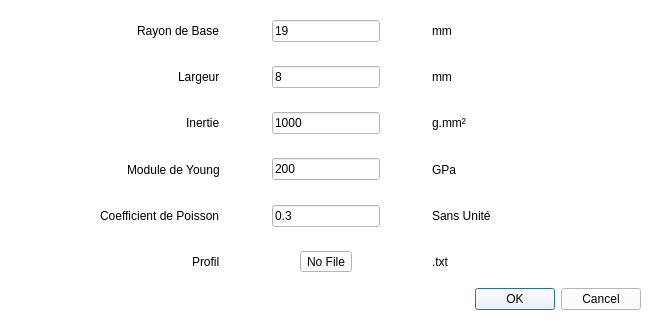
<?xml version="1.0" encoding="UTF-8"?>
<ui version="4.0">
 <class>CamDialog</class>
 <widget class="QDialog" name="CamDialog">
  <property name="geometry">
   <rect>
    <x>0</x>
    <y>0</y>
    <width>652</width>
    <height>321</height>
   </rect>
  </property>
  <property name="windowTitle">
   <string>Dialog</string>
  </property>
  <property name="styleSheet">
   <string notr="true">background-color: rgb(255, 255, 255);</string>
  </property>
  <layout class="QVBoxLayout" name="verticalLayout">
   <item>
    <widget class="QWidget" name="rbWidget" native="true">
     <layout class="QHBoxLayout" name="horizontalLayout">
      <item alignment="Qt::AlignRight">
       <widget class="QLabel" name="rbLabel">
        <property name="text">
         <string>Rayon de Base</string>
        </property>
       </widget>
      </item>
      <item alignment="Qt::AlignHCenter">
       <widget class="QLineEdit" name="rbEdit">
        <property name="text">
         <string>19</string>
        </property>
       </widget>
      </item>
      <item alignment="Qt::AlignLeft">
       <widget class="QLabel" name="rbUnitLabel">
        <property name="text">
         <string>mm</string>
        </property>
       </widget>
      </item>
     </layout>
    </widget>
   </item>
   <item>
    <widget class="QWidget" name="widthWidget" native="true">
     <layout class="QHBoxLayout" name="horizontalLayout_2">
      <item alignment="Qt::AlignRight">
       <widget class="QLabel" name="widthLabel">
        <property name="text">
         <string>Largeur</string>
        </property>
       </widget>
      </item>
      <item alignment="Qt::AlignHCenter">
       <widget class="QLineEdit" name="widthEdit">
        <property name="text">
         <string>8</string>
        </property>
       </widget>
      </item>
      <item alignment="Qt::AlignLeft">
       <widget class="QLabel" name="widthUnitLabel">
        <property name="text">
         <string>mm</string>
        </property>
       </widget>
      </item>
     </layout>
    </widget>
   </item>
   <item>
    <widget class="QWidget" name="inertiaWidget" native="true">
     <layout class="QHBoxLayout" name="horizontalLayout_3">
      <item alignment="Qt::AlignRight">
       <widget class="QLabel" name="inertiaLabel">
        <property name="text">
         <string>Inertie</string>
        </property>
       </widget>
      </item>
      <item alignment="Qt::AlignHCenter">
       <widget class="QLineEdit" name="inertiaEdit">
        <property name="text">
         <string>1000</string>
        </property>
       </widget>
      </item>
      <item alignment="Qt::AlignLeft">
       <widget class="QLabel" name="inertiaUnitLabel">
        <property name="text">
         <string>g.mm²</string>
        </property>
       </widget>
      </item>
     </layout>
    </widget>
   </item>
   <item>
    <widget class="QWidget" name="youngWidget" native="true">
     <layout class="QHBoxLayout" name="horizontalLayout_4">
      <item alignment="Qt::AlignRight">
       <widget class="QLabel" name="youngLabel">
        <property name="text">
         <string>Module de Young</string>
        </property>
       </widget>
      </item>
      <item alignment="Qt::AlignHCenter">
       <widget class="QLineEdit" name="youngEdit">
        <property name="text">
         <string>200</string>
        </property>
       </widget>
      </item>
      <item alignment="Qt::AlignLeft">
       <widget class="QLabel" name="youngUnitLabel">
        <property name="text">
         <string>GPa</string>
        </property>
       </widget>
      </item>
     </layout>
    </widget>
   </item>
   <item>
    <widget class="QWidget" name="poissonWidget" native="true">
     <layout class="QHBoxLayout" name="horizontalLayout_5">
      <item alignment="Qt::AlignRight">
       <widget class="QLabel" name="poissonLabel">
        <property name="text">
         <string>Coefficient de Poisson</string>
        </property>
       </widget>
      </item>
      <item alignment="Qt::AlignHCenter">
       <widget class="QLineEdit" name="poissonEdit">
        <property name="text">
         <string>0.3</string>
        </property>
       </widget>
      </item>
      <item>
       <widget class="QLabel" name="poissonUnitLabel">
        <property name="text">
         <string>Sans Unité</string>
        </property>
       </widget>
      </item>
     </layout>
    </widget>
   </item>
   <item>
    <widget class="QWidget" name="profileWidget" native="true">
     <layout class="QHBoxLayout" name="horizontalLayout_6">
      <item alignment="Qt::AlignRight">
       <widget class="QLabel" name="profileLabel">
        <property name="text">
         <string>Profil</string>
        </property>
       </widget>
      </item>
      <item alignment="Qt::AlignHCenter">
       <widget class="QToolButton" name="browseProfileButton">
        <property name="contextMenuPolicy">
         <enum>Qt::DefaultContextMenu</enum>
        </property>
        <property name="text">
         <string>No File</string>
        </property>
        <property name="icon">
         <iconset resource="resources/resources.qrc">
          <normaloff>:/icons/icons/folder-icon.svg</normaloff>:/icons/icons/folder-icon.svg</iconset>
        </property>
        <property name="popupMode">
         <enum>QToolButton::InstantPopup</enum>
        </property>
        <property name="toolButtonStyle">
         <enum>Qt::ToolButtonTextBesideIcon</enum>
        </property>
        <property name="autoRaise">
         <bool>false</bool>
        </property>
       </widget>
      </item>
      <item alignment="Qt::AlignLeft">
       <widget class="QLabel" name="profileUnitLabel">
        <property name="text">
         <string>.txt</string>
        </property>
       </widget>
      </item>
     </layout>
    </widget>
   </item>
   <item>
    <widget class="QDialogButtonBox" name="buttonBox">
     <property name="orientation">
      <enum>Qt::Horizontal</enum>
     </property>
     <property name="standardButtons">
      <set>QDialogButtonBox::Cancel|QDialogButtonBox::Ok</set>
     </property>
    </widget>
   </item>
  </layout>
 </widget>
 <resources>
  <include location="resources/resources.qrc"/>
 </resources>
 <connections>
  <connection>
   <sender>buttonBox</sender>
   <signal>accepted()</signal>
   <receiver>CamDialog</receiver>
   <slot>accept()</slot>
   <hints>
    <hint type="sourcelabel">
     <x>248</x>
     <y>254</y>
    </hint>
    <hint type="destinationlabel">
     <x>157</x>
     <y>274</y>
    </hint>
   </hints>
  </connection>
  <connection>
   <sender>buttonBox</sender>
   <signal>rejected()</signal>
   <receiver>CamDialog</receiver>
   <slot>reject()</slot>
   <hints>
    <hint type="sourcelabel">
     <x>316</x>
     <y>260</y>
    </hint>
    <hint type="destinationlabel">
     <x>286</x>
     <y>274</y>
    </hint>
   </hints>
  </connection>
  <connection>
   <sender>browseProfileButton</sender>
   <signal>clicked()</signal>
   <receiver>browseProfileButton</receiver>
   <slot>update()</slot>
   <hints>
    <hint type="sourcelabel">
     <x>325</x>
     <y>258</y>
    </hint>
    <hint type="destinationlabel">
     <x>325</x>
     <y>258</y>
    </hint>
   </hints>
  </connection>
 </connections>
</ui>
